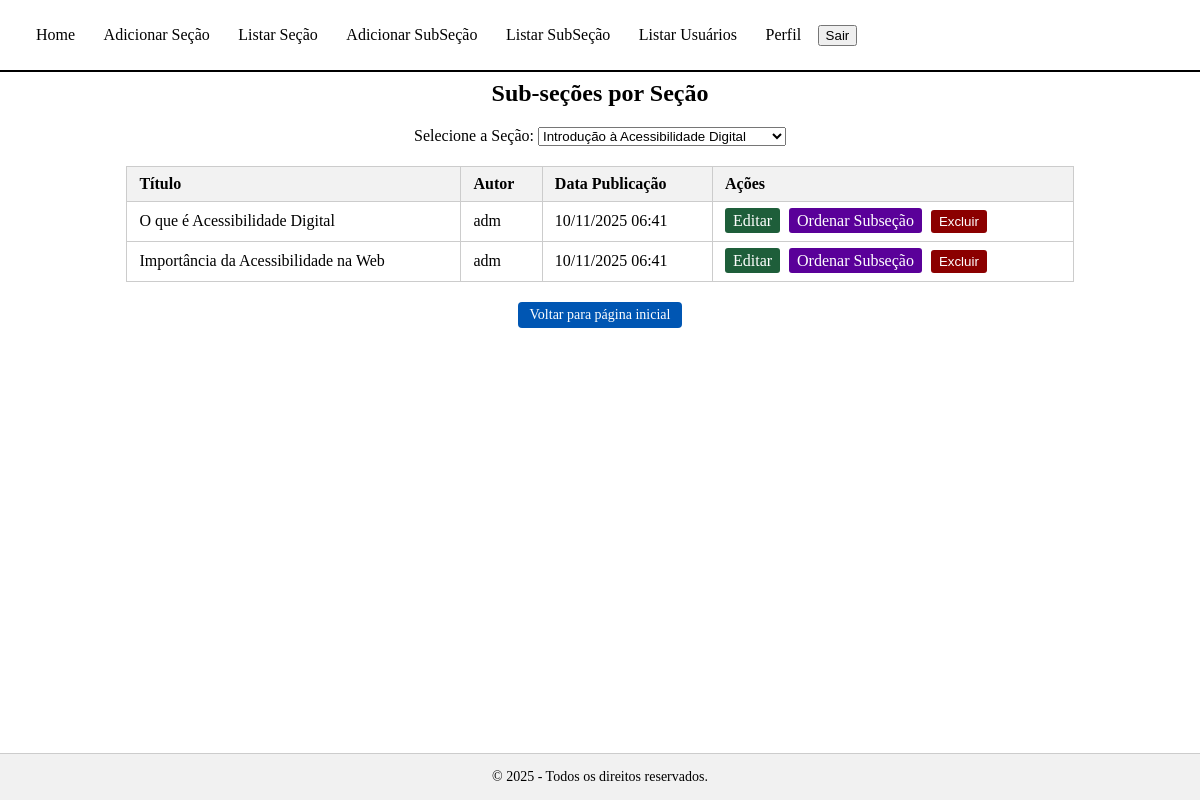
/View/ListarSubsecao.php?secao=67 (signed in), run on the app's committed database.
### tables this page shows
CREATE TABLE `subsecoes` (
  `id` int(11) NOT NULL,
  `titulo` varchar(255) NOT NULL,
  `conteudo` text NOT NULL,
  `id_autor` int(11) NOT NULL,
  `id_secao` int(11) NOT NULL,
  `data_publicacao` timestamp NOT NULL DEFAULT current_timestamp(),
  `data_atualizacao` timestamp NOT NULL DEFAULT current_timestamp() ON UPDATE current_timestamp(),
  `ordem` int(11) DEFAULT 0
);

CREATE TABLE `usuarios` (
  `id` int(11) NOT NULL,
  `nome_usuario` varchar(255) NOT NULL,
  `email` varchar(255) NOT NULL,
  `tipo` varchar(50) NOT NULL,
  `sessaoID` varchar(255) DEFAULT NULL,
  `senha` varchar(255) NOT NULL,
  `codigo_recuperacao` varchar(10) DEFAULT NULL,
  `codigo_expiracao` datetime DEFAULT NULL
);

### Conexao/ConexaoConfig.php (called while the page is built, shortened)
<?php
class ConexaoConfig {
	public function __construct(){
		$iniFile = parse_ini_file(__DIR__ . "/config.ini");
	}
}

### Conexao/Conexao.php (called while the page is built, shortened)
<?php
include_once 'ConexaoConfig.php';
class Conexao {
    private static $conexao;
    public static function getConexao() {
    	$config = new ConexaoConfig();
    	if (!isset(self::$conexao)) {
    		self::$conexao = new PDO($config->getSgbd().":host=".$config->getHost()."; dbname=".$config->getBd().";", $config->getUsuario(), $config->getSenha());
    		self::$conexao->setAttribute(PDO::ATTR_ERRMODE, PDO::ERRMODE_EXCEPTION);
    	}
    	return self::$conexao;
    }
}
?>

### Controller/SubSecaoDAO.php (called while the page is built, shortened)
<?php
include_once __DIR__ . '/../Conexao/Conexao.php';
class SubSecaoDAO
{
    private $conexao;
    public function __construct()
    {
        $this->conexao = Conexao::getConexao();
    }
    public function buscaSecao()
    {
        $stmt = $this->conexao->prepare("SELECT id, nome FROM secoes");
        $stmt->execute();
        return $stmt->fetchAll(PDO::FETCH_ASSOC);
    }
    public function buscarPorSecao($id_secao)
{
    $stmt = $this->conexao->prepare('
        SELECT
            s.*,
            u.nome_usuario AS autor,
            sec.nome AS secao
        FROM subsecoes s
        INNER JOIN usuarios u ON s.id_autor = u.id
        INNER JOIN secoes sec ON s.id_secao = sec.id
        WHERE s.id_secao = :id_secao
        ORDER BY s.ordem ASC
    ');
    $stmt->bindValue(':id_secao', $id_secao, PDO::PARAM_INT);
    $stmt->execute();
    return $stmt->fetchAll(PDO::FETCH_ASSOC);
}
}

### View/ListarSubsecao.php (the view, shortened to what this page needs)
<?php
$subSecaoDAO = new SubSecaoDAO();
$secoes = $subSecaoDAO->buscaSecao();
$id_secao_selecionada = $_GET['secao'] ?? null;
$subsecoes = [];
if ($id_secao_selecionada) {
    $subsecoes = $subSecaoDAO->buscarPorSecao((int)$id_secao_selecionada);
}
?>
<!DOCTYPE html>
<html lang="pt-BR">
<head>
    <link rel="stylesheet" href="../Css/listarSubSecao.css">
    <link rel="stylesheet" href="../Css/header.css">
    <link rel="stylesheet" href="../Css/footer.css">
</head>
<body>
    <?php include 'header.php'; ?>
    <main>
        <h1>Listar SubSeções</h1>
        <h2 style="text-align:center;">Sub-seções por Seção</h2>
        <form method="get" style="text-align:center; margin-bottom: 20px;">
            <label for="secao">Selecione a Seção:</label>
            <select name="secao" id="secao" onchange="this.form.submit()">
                <?php foreach ($secoes as $secao): ?>
                    <option value="<?= $secao['id'] ?>" <?= ($secao['id'] == $id_secao_selecionada) ? 'selected' : '' ?>>
                        <?= htmlspecialchars($secao['nome']) ?>
                    </option>
                <?php endforeach; ?>
            </select>
        </form>
        <?php if ($id_secao_selecionada && $subsecoes): ?>
            <table>
                <thead>
                    <tr>
                        <th>Título</th>
                        <th>Autor</th>
                        <th>Data Publicação</th>
                        <th>Ações</th>
                    </tr>
                </thead>
                <tbody>
                    <?php foreach ($subsecoes as $sub): ?>
                        <tr>
                            <td><?= htmlspecialchars($sub['titulo']) ?></td>
                            <td><?= htmlspecialchars($sub['autor']) ?></td>
                            <td><?= date('d/m/Y H:i', strtotime($sub['data_publicacao'])) ?></td>
                            <td>
                                <a class="btn edit" href="SubSecaoEditar.php?id=<?= $sub['id'] ?>">Editar</a>
                                <a class="btn ordenar" href="OrdenarSubSecao.php?secao=<?= $id_secao_selecionada ?>">Ordenar Subseção</a>
                                <form method="post" style="display:inline;" onsubmit="return confirm('Deseja realmente excluir esta subseção?');">
                                    <button type="submit" name="excluir" class="btn delete">Excluir</button>
                                </form>
                            </td>
                        </tr>
                    <?php endforeach; ?>
                </tbody>
            </table>
            <div class="text-center mt-3">
                <a href="Home.php" class="btn-voltar" tabindex="0">
                    Voltar para página inicial
                </a>
            </div>
        <?php elseif ($id_secao_selecionada): ?>
            <p style="text-align:center;">Nenhuma subseção encontrada para esta seção.</p>
        <?php endif; ?>
    </main>
    <?php include_once __DIR__ . '/footer.php'; ?>
</body>
</html>

### Css/listarSubSecao.css (style rules this page uses)
table { border-collapse: collapse; width: 80%; margin: 20px auto; }
th, td { border: 1px solid #ccc; padding: 8px 12px; text-align: left; }
th { background-color: #f2f2f2; }
.btn { padding: 4px 8px; margin-right: 5px; border-radius: 3px; text-decoration: none; color: white; }
.btn.edit { background-color: #1e5e3a; }
.btn.delete { background-color: #8B0000; border: none; cursor: pointer; }
.btn.ordenar { background-color: #5a0099; }
.btn-voltar { display: inline-block; padding: 6px 12px; background-color: #0056b3; color: #ffffff; text-decoration: none; border-radius: 4px; font-size: 14px; font-weight: 500; line-height: 1; width: auto; }
.btn-voltar { align-self: center; }
.text-center { text-align: center; }
.mt-3 { margin-top: 20px; }

### data on the page
subsecoes: titulo "O que é Acessibilidade Digital", id_autor.nome_usuario "adm", data_publicacao "10/11/2025 06:41"
subsecoes: titulo "Importância da Acessibilidade na Web", id_autor.nome_usuario "adm", data_publicacao "10/11/2025 06:41"

### other printed values
form field secao "Introdução à Acessibilidade Digital"
